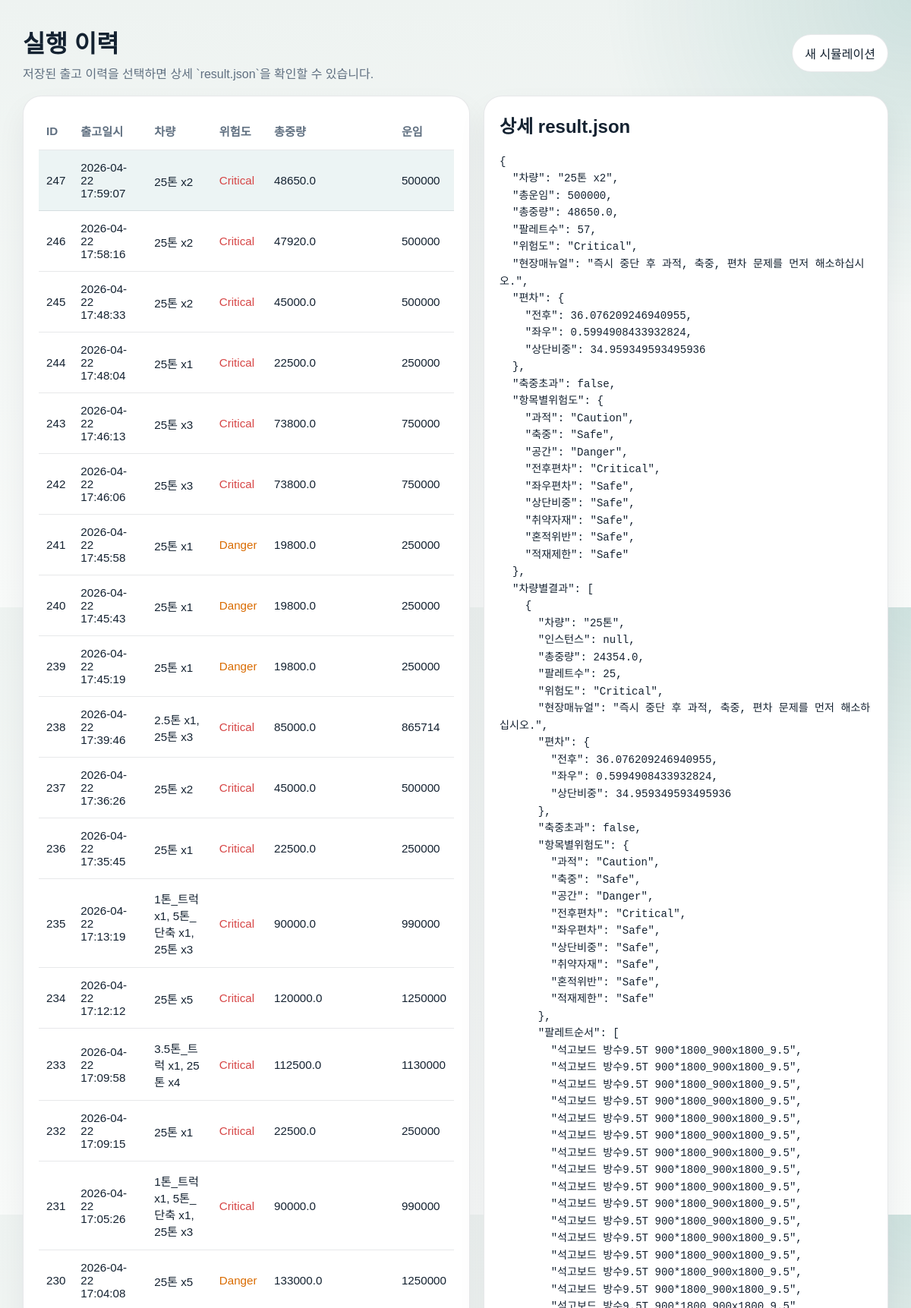
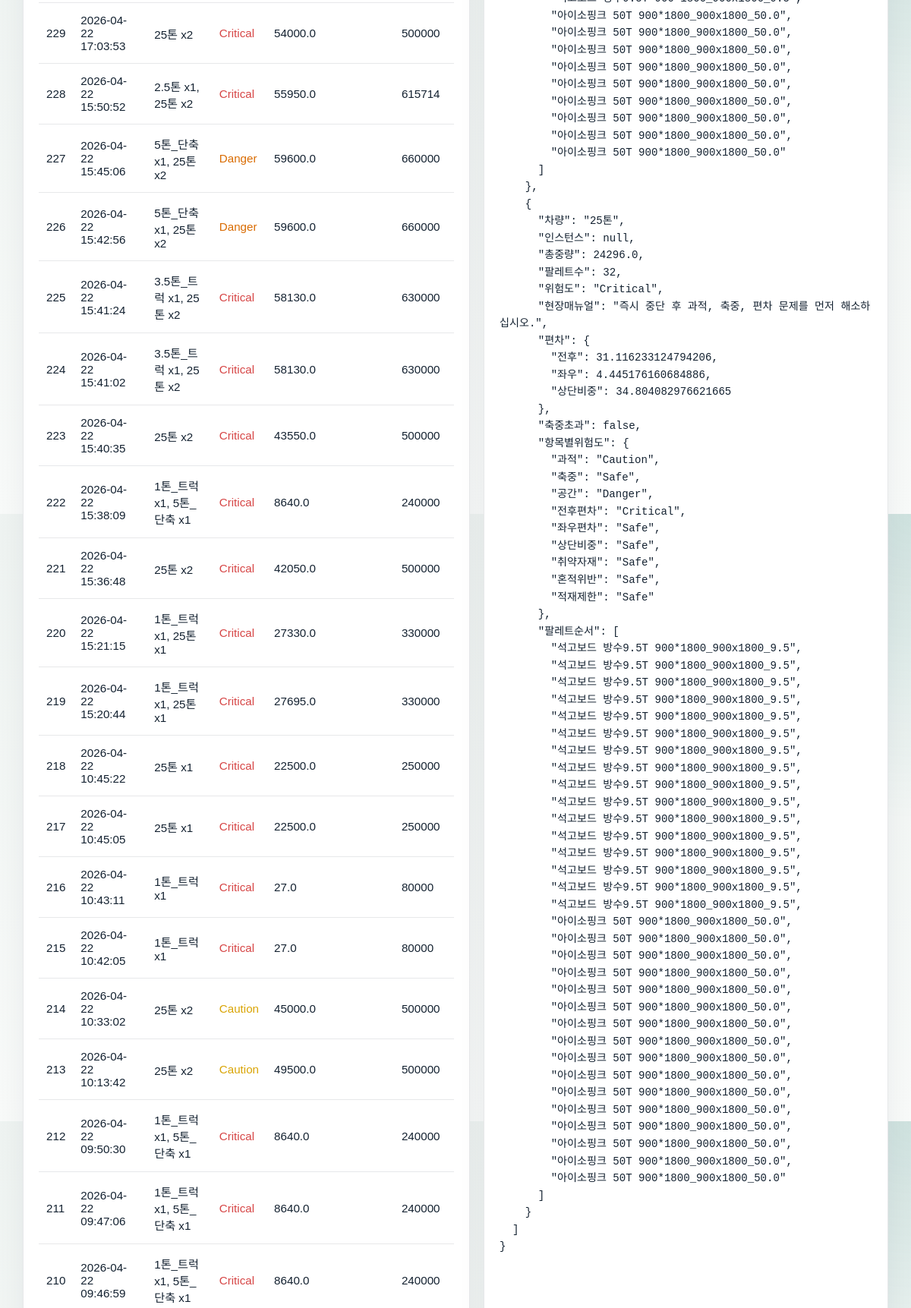
The app's page /history (upper part) with its own data (2 pictures, top to bottom).
### tables this page shows
CREATE TABLE history (
                id INTEGER PRIMARY KEY AUTOINCREMENT,
                created_at TEXT NOT NULL,
                vehicle_name TEXT NOT NULL,
                risk_level TEXT NOT NULL,
                total_weight REAL NOT NULL,
                freight_cost INTEGER NOT NULL,
                result_json TEXT NOT NULL
            );

### src/app.py (the view)
@app.get("/history")
def history() -> str:
    init_history_db()
    selected_id = request.args.get("id", type=int)
    with get_db_connection() as connection:
        rows = connection.execute(
            "SELECT id, created_at, vehicle_name, risk_level, total_weight, freight_cost, result_json FROM history ORDER BY id DESC"
        ).fetchall()
    selected_payload = None
    if selected_id is not None:
        for row in rows:
            if row["id"] == selected_id:
                selected_payload = json.loads(row["result_json"])
                break
    elif rows:
        selected_payload = json.loads(rows[0]["result_json"])
        selected_id = int(rows[0]["id"])
    return render_template(
        "history.html",
        rows=rows,
        selected_id=selected_id,
        selected_payload=selected_payload,
        selected_payload_text=(
            json.dumps(selected_payload, ensure_ascii=False, indent=2)
            if selected_payload is not None
            else None
        ),
    )

### src/app.py (called while the page is built)
def get_db_connection() -> sqlite3.Connection:
    connection = sqlite3.connect(DB_PATH)
    connection.row_factory = sqlite3.Row
    return connection

def init_history_db() -> None:
    DATA_DIR.mkdir(parents=True, exist_ok=True)
    with get_db_connection() as connection:
        connection.execute(
            """
            CREATE TABLE IF NOT EXISTS history (
                id INTEGER PRIMARY KEY AUTOINCREMENT,
                created_at TEXT NOT NULL,
                vehicle_name TEXT NOT NULL,
                risk_level TEXT NOT NULL,
                total_weight REAL NOT NULL,
                freight_cost INTEGER NOT NULL,
                result_json TEXT NOT NULL
            )
            """
        )
        connection.commit()

def risk_color(level: str) -> str:
    return {
        "Safe": "#1f9d55",
        "Caution": "#d9a404",
        "Danger": "#d96b00",
        "Critical": "#d64545",
    }.get(level, "#4a5568")

@app.context_processor
def inject_helpers() -> dict[str, object]:
    return {"risk_color": risk_color}

### src/templates/history.html (shortened to what this page needs)
<!doctype html>
<html lang="ko">
<head>
</head>
<body>
  <div class="shell">
    <div class="nav">
      <div>
        <h1 style="margin:0;">실행 이력</h1>
        <div style="color:var(--muted); margin-top:6px;">저장된 출고 이력을 선택하면 상세 `result.json`을 확인할 수 있습니다.</div>
      </div>
      <a href="{{ url_for('index') }}">새 시뮬레이션</a>
    </div>
    <div class="layout">
      <section class="panel">
        <table>
          <thead>
            <tr>
              <th>ID</th>
              <th>출고일시</th>
              <th>차량</th>
              <th>위험도</th>
              <th>총중량</th>
              <th>운임</th>
            </tr>
          </thead>
          <tbody>
            {% for row in rows %}
              <tr data-href="{{ url_for('history', id=row['id']) }}" class="{% if selected_id == row['id'] %}active{% endif %}">
                <td>{{ row["id"] }}</td>
                <td>{{ row["created_at"] }}</td>
                <td>{{ row["vehicle_name"] }}</td>
                <td style="color: {{ risk_color(row['risk_level']) }}">{{ row["risk_level"] }}</td>
                <td>{{ row["total_weight"] }}</td>
                <td>{{ row["freight_cost"] }}</td>
              </tr>
            {% endfor %}
          </tbody>
        </table>
      </section>
      <section class="panel">
        <h2 style="margin-top:0;">상세 result.json</h2>
        {% if selected_payload_text %}
          <pre>{{ selected_payload_text }}</pre>
        {% else %}
          <p style="color:var(--muted);">저장된 이력이 없습니다.</p>
        {% endif %}
      </section>
    </div>
  </div>
</body>
</html>

### src/templates/history.html (style rules this page uses)
:root { --bg: #eef3f1; --ink: #142231; --muted: #607081; --panel: #fff; --border: rgba(20,34,49,.1); }
* { box-sizing: border-box; }
body { margin: 0; font-family: "Avenir Next", "Pretendard", sans-serif; background: radial-gradient(circle at top right, rgba(15,118,110,.14), transparent 28%), linear-gradient(180deg, #eef3f1, #f8faf9); color: var(--ink); }
.shell { max-width: 1180px; margin: 0 auto; padding: 32px 20px 56px; }
.nav { display: flex; justify-content: space-between; align-items: center; margin-bottom: 18px; }
.nav a { text-decoration: none; color: var(--ink); padding: 12px 16px; border-radius: 999px; background: white; border: 1px solid var(--border); }
.layout { display: grid; grid-template-columns: 1.05fr .95fr; gap: 18px; }
.panel { background: var(--panel); border: 1px solid var(--border); border-radius: 24px; padding: 20px; box-shadow: 0 18px 38px rgba(20,34,49,.06); }
table { width: 100%; border-collapse: collapse; }
th, td { text-align: left; padding: 14px 10px; border-bottom: 1px solid var(--border); font-size: 0.95rem; }
th { color: var(--muted); }
tr.active { background: rgba(15,118,110,.08); }
tr[data-href] { cursor: pointer; }
pre { margin: 0; white-space: pre-wrap; word-break: break-word; font-family: "SFMono-Regular", monospace; font-size: .88rem; line-height: 1.6; }

### records on screen
history: id "247", created_at "2026-04-22 17:59:07", vehicle_name "25톤 x2", risk_level "Critical", total_weight "48650.0", freight_cost "500000", result_json "{ \"차량\": \"25톤 x2\", \"총운임\": 500000, \"총중량\": 48650.0, \"팔레트수\": 57, \"위험도\": \"Critical\", \"현장매뉴얼\": \"즉시 중단 후 과적, 축중, 편차 문제를 먼저 해소하십시오.\", \"편차\": { \"전후\": 36.076209246940955, \"좌우\": 0.5994908433932824, \"상단비중\": 34.959349593495936 }, \"축중초과\": false, \"항목별위험도\": { \"과적\": \"Caution\", \"축중\": \"Safe\", \"공간\": \"Danger\", \"전후편차\": \"Critical\", \"좌우편차\": \"Safe\", \"상단비중\": \"Safe\", \"취약자재\": \"Safe\", \"혼적위반\": \"Safe\", \"적재제한\": \"Safe\" }, \"차량별결과\": [ { \"차량\": \"25톤\", \"인스턴스\": null, \"총중량\": 24354.0, \"팔레트수\": 25, \"위험도\": \"Critical\", \"현장매뉴얼\": \"즉시 중단 후 과적, 축중, 편차 문제를 먼저 해소하십시오.\", \"편차\": { \"전후\": 36.076209246940955, \"좌우\": 0.5994908433932824, \"상단비중\": 34.959349593495936 }, \"축중초과\": false, \"항목별위험도\": { \"과적\": \"Caution\", \"축중\": \"Safe\", \"공간\": \"Danger\", \"전후편차\":…"
history: id "246", created_at "2026-04-22 17:58:16", vehicle_name "25톤 x2", risk_level "Critical", total_weight "47920.0", freight_cost "500000"
history: id "245", created_at "2026-04-22 17:48:33", vehicle_name "25톤 x2", risk_level "Critical", total_weight "45000.0", freight_cost "500000"
history: id "244", created_at "2026-04-22 17:48:04", vehicle_name "25톤 x1", risk_level "Critical", total_weight "22500.0", freight_cost "250000"
history: id "243", created_at "2026-04-22 17:46:13", vehicle_name "25톤 x3", risk_level "Critical", total_weight "73800.0", freight_cost "750000"
history: id "242", created_at "2026-04-22 17:46:06", vehicle_name "25톤 x3", risk_level "Critical", total_weight "73800.0", freight_cost "750000"
history: id "241", created_at "2026-04-22 17:45:58", vehicle_name "25톤 x1", risk_level "Danger", total_weight "19800.0", freight_cost "250000"
history: id "240", created_at "2026-04-22 17:45:43", vehicle_name "25톤 x1", risk_level "Danger", total_weight "19800.0", freight_cost "250000"
history: id "239", created_at "2026-04-22 17:45:19", vehicle_name "25톤 x1", risk_level "Danger", total_weight "19800.0", freight_cost "250000"
history: id "238", created_at "2026-04-22 17:39:46", vehicle_name "2.5톤 x1, 25톤 x3", risk_level "Critical", total_weight "85000.0", freight_cost "865714"
history: id "237", created_at "2026-04-22 17:36:26", vehicle_name "25톤 x2", risk_level "Critical", total_weight "45000.0", freight_cost "500000"
history: id "236", created_at "2026-04-22 17:35:45", vehicle_name "25톤 x1", risk_level "Critical", total_weight "22500.0", freight_cost "250000"
history: id "235", created_at "2026-04-22 17:13:19", vehicle_name "1톤_트럭 x1, 5톤_단축 x1, 25톤 x3", risk_level "Critical", total_weight "90000.0", freight_cost "990000"
history: id "234", created_at "2026-04-22 17:12:12", vehicle_name "25톤 x5", risk_level "Critical", total_weight "120000.0", freight_cost "1250000"
history: id "233", created_at "2026-04-22 17:09:58", vehicle_name "3.5톤_트럭 x1, 25톤 x4", risk_level "Critical", total_weight "112500.0", freight_cost "1130000"
history: id "232", created_at "2026-04-22 17:09:15", vehicle_name "25톤 x1", risk_level "Critical", total_weight "22500.0", freight_cost "250000"
history: id "231", created_at "2026-04-22 17:05:26", vehicle_name "1톤_트럭 x1, 5톤_단축 x1, 25톤 x3", risk_level "Critical", total_weight "90000.0", freight_cost "990000"
history: id "230", created_at "2026-04-22 17:04:08", vehicle_name "25톤 x5", risk_level "Danger", total_weight "133000.0", freight_cost "1250000"
history: id "229", created_at "2026-04-22 17:03:53", vehicle_name "25톤 x2", risk_level "Critical", total_weight "54000.0", freight_cost "500000"
history: id "228", created_at "2026-04-22 15:50:52", vehicle_name "2.5톤 x1, 25톤 x2", risk_level "Critical", total_weight "55950.0", freight_cost "615714"
history: id "227", created_at "2026-04-22 15:45:06", vehicle_name "5톤_단축 x1, 25톤 x2", risk_level "Danger", total_weight "59600.0", freight_cost "660000"
history: id "226", created_at "2026-04-22 15:42:56", vehicle_name "5톤_단축 x1, 25톤 x2", risk_level "Danger", total_weight "59600.0", freight_cost "660000"
history: id "225", created_at "2026-04-22 15:41:24", vehicle_name "3.5톤_트럭 x1, 25톤 x2", risk_level "Critical", total_weight "58130.0", freight_cost "630000"
history: id "224", created_at "2026-04-22 15:41:02", vehicle_name "3.5톤_트럭 x1, 25톤 x2", risk_level "Critical", total_weight "58130.0", freight_cost "630000"
history: id "223", created_at "2026-04-22 15:40:35", vehicle_name "25톤 x2", risk_level "Critical", total_weight "43550.0", freight_cost "500000"
history: id "222", created_at "2026-04-22 15:38:09", vehicle_name "1톤_트럭 x1, 5톤_단축 x1", risk_level "Critical", total_weight "8640.0", freight_cost "240000"
history: id "221", created_at "2026-04-22 15:36:48", vehicle_name "25톤 x2", risk_level "Critical", total_weight "42050.0", freight_cost "500000"
history: id "220", created_at "2026-04-22 15:21:15", vehicle_name "1톤_트럭 x1, 25톤 x1", risk_level "Critical", total_weight "27330.0", freight_cost "330000"
history: id "219", created_at "2026-04-22 15:20:44", vehicle_name "1톤_트럭 x1, 25톤 x1", risk_level "Critical", total_weight "27695.0", freight_cost "330000"
history: id "218", created_at "2026-04-22 10:45:22", vehicle_name "25톤 x1", risk_level "Critical", total_weight "22500.0", freight_cost "250000"
history: id "217", created_at "2026-04-22 10:45:05", vehicle_name "25톤 x1", risk_level "Critical", total_weight "22500.0", freight_cost "250000"
history: id "216", created_at "2026-04-22 10:43:11", vehicle_name "1톤_트럭 x1", risk_level "Critical", total_weight "27.0", freight_cost "80000"
history: id "215", created_at "2026-04-22 10:42:05", vehicle_name "1톤_트럭 x1", risk_level "Critical", total_weight "27.0", freight_cost "80000"
history: id "214", created_at "2026-04-22 10:33:02", vehicle_name "25톤 x2", risk_level "Caution", total_weight "45000.0", freight_cost "500000"
history: id "213", created_at "2026-04-22 10:13:42", vehicle_name "25톤 x2", risk_level "Caution", total_weight "49500.0", freight_cost "500000"
history: id "212", created_at "2026-04-22 09:50:30", vehicle_name "1톤_트럭 x1, 5톤_단축 x1", risk_level "Critical", total_weight "8640.0", freight_cost "240000"
history: id "211", created_at "2026-04-22 09:47:06", vehicle_name "1톤_트럭 x1, 5톤_단축 x1", risk_level "Critical", total_weight "8640.0", freight_cost "240000"
history: id "210", created_at "2026-04-22 09:46:59", vehicle_name "1톤_트럭 x1, 5톤_단축 x1", risk_level "Critical", total_weight "8640.0", freight_cost "240000"
